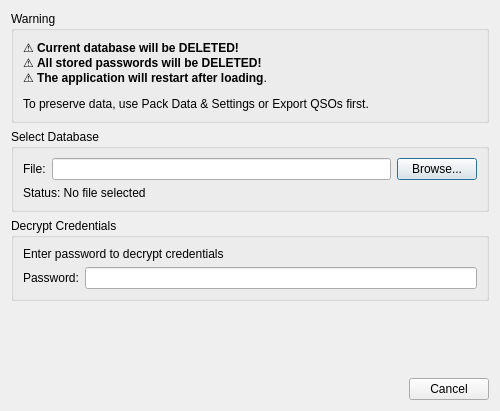
<?xml version="1.0" encoding="UTF-8"?>
<ui version="4.0">
 <class>LoadDatabaseDialog</class>
 <widget class="QDialog" name="LoadDatabaseDialog">
  <property name="geometry">
   <rect>
    <x>0</x>
    <y>0</y>
    <width>500</width>
    <height>411</height>
   </rect>
  </property>
  <property name="windowTitle">
   <string>Unpack Data &amp; Settings</string>
  </property>
  <property name="modal">
   <bool>true</bool>
  </property>
  <layout class="QVBoxLayout" name="verticalLayout">
   <item>
    <widget class="QGroupBox" name="warningGroup">
     <property name="title">
      <string>Warning</string>
     </property>
     <layout class="QVBoxLayout" name="verticalLayout_4">
      <item>
       <widget class="QLabel" name="warningLabel">
        <property name="text">
         <string>&lt;html&gt;&lt;head/&gt;&lt;body&gt;&lt;p&gt;⚠ &lt;span style=&quot; font-weight:700;&quot;&gt;Current database will be DELETED!&lt;/span&gt;&lt;br/&gt;⚠ &lt;span style=&quot; font-weight:700;&quot;&gt;All stored passwords will be DELETED!&lt;/span&gt;&lt;br/&gt;⚠ &lt;span style=&quot; font-weight:700;&quot;&gt;The application will restart after loading&lt;/span&gt;.&lt;/p&gt;&lt;p&gt;To preserve data, use Pack Data &amp;amp; Settings or Export QSOs first.&lt;/p&gt;&lt;/body&gt;&lt;/html&gt;</string>
        </property>
       </widget>
      </item>
     </layout>
    </widget>
   </item>
   <item>
    <widget class="QGroupBox" name="selectDatabaseGroup">
     <property name="title">
      <string>Select Database</string>
     </property>
     <layout class="QVBoxLayout" name="verticalLayout_2">
      <item>
       <layout class="QHBoxLayout" name="fileLayout">
        <item>
         <widget class="QLabel" name="fileLabel">
          <property name="text">
           <string>File:</string>
          </property>
         </widget>
        </item>
        <item>
         <widget class="QLineEdit" name="fileEdit">
          <property name="readOnly">
           <bool>true</bool>
          </property>
         </widget>
        </item>
        <item>
         <widget class="QPushButton" name="browseButton">
          <property name="text">
           <string>Browse...</string>
          </property>
         </widget>
        </item>
       </layout>
      </item>
      <item>
       <widget class="QLabel" name="statusLabel">
        <property name="text">
         <string>Status: No file selected</string>
        </property>
        <property name="wordWrap">
         <bool>true</bool>
        </property>
       </widget>
      </item>
     </layout>
    </widget>
   </item>
   <item>
    <widget class="QGroupBox" name="decryptGroup">
     <property name="title">
      <string>Decrypt Credentials</string>
     </property>
     <layout class="QVBoxLayout" name="verticalLayout_3">
      <item>
       <widget class="QLabel" name="passwordStatusLabel">
        <property name="text">
         <string>Enter password to decrypt credentials</string>
        </property>
       </widget>
      </item>
      <item>
       <layout class="QHBoxLayout" name="passwordLayout">
        <item>
         <widget class="QLabel" name="passwordLabel">
          <property name="text">
           <string>Password:</string>
          </property>
         </widget>
        </item>
        <item>
         <widget class="QLineEdit" name="passwordEdit">
          <property name="echoMode">
           <enum>QLineEdit::Password</enum>
          </property>
         </widget>
        </item>
       </layout>
      </item>
     </layout>
    </widget>
   </item>
   <item>
    <spacer name="verticalSpacer">
     <property name="orientation">
      <enum>Qt::Vertical</enum>
     </property>
     <property name="sizeHint" stdset="0">
      <size>
       <width>20</width>
       <height>40</height>
      </size>
     </property>
    </spacer>
   </item>
   <item>
    <widget class="QDialogButtonBox" name="buttonBox">
     <property name="orientation">
      <enum>Qt::Horizontal</enum>
     </property>
     <property name="standardButtons">
      <set>QDialogButtonBox::Cancel</set>
     </property>
    </widget>
   </item>
  </layout>
 </widget>
 <resources/>
 <connections>
  <connection>
   <sender>buttonBox</sender>
   <signal>rejected()</signal>
   <receiver>LoadDatabaseDialog</receiver>
   <slot>reject()</slot>
   <hints>
    <hint type="sourcelabel">
     <x>316</x>
     <y>260</y>
    </hint>
    <hint type="destinationlabel">
     <x>286</x>
     <y>274</y>
    </hint>
   </hints>
  </connection>
  <connection>
   <sender>browseButton</sender>
   <signal>clicked()</signal>
   <receiver>LoadDatabaseDialog</receiver>
   <slot>browseFile()</slot>
   <hints>
    <hint type="sourcelabel">
     <x>437</x>
     <y>201</y>
    </hint>
    <hint type="destinationlabel">
     <x>249</x>
     <y>205</y>
    </hint>
   </hints>
  </connection>
  <connection>
   <sender>passwordEdit</sender>
   <signal>textChanged(QString)</signal>
   <receiver>LoadDatabaseDialog</receiver>
   <slot>updateLoadButtonState()</slot>
   <hints>
    <hint type="sourcelabel">
     <x>289</x>
     <y>335</y>
    </hint>
    <hint type="destinationlabel">
     <x>249</x>
     <y>205</y>
    </hint>
   </hints>
  </connection>
 </connections>
 <slots>
  <slot>browseFile()</slot>
  <slot>updateLoadButtonState()</slot>
 </slots>
</ui>
